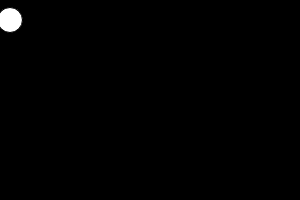
Frame 1 (no input)
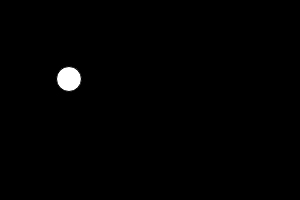
Frame 60 (no input)
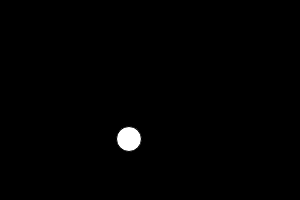
Frame 120 (the mouse pressed at the canvas centre since frame 60)

The p5.js sketch that drew these frames (run headless with seeded random() and noise() and a simulated clock; from frame 60 on, the mouse is pressed at the canvas centre):

// p5.js sketch
// ── sketch.js
let x = 10
let y = 20

let xSpeed = 1
let ySpeed = 1

function setup() {
    createCanvas(300,200);
    background(0);

}

function draw() {
    background(0)
    ellipse(x,y,25,25)

    x += xSpeed;
    y += ySpeed;

    //x bounce left or right
    if(x  >= 290 || x <= 0){
        //bounce
        xSpeed = xSpeed * -1.1;
        fill(random(255),random(255),random(255))
    }

    // y bounce up or down
    if ( y >= 190 || y <= 0){
        ySpeed = ySpeed * -1.1;
        fill(random(255),random(255),random(255))
    }

   //p5 constraint function
   xSpeed = constrain(xSpeed,-10,10)
   ySpeed = constrain(ySpeed,-10,10)

   


    
}
